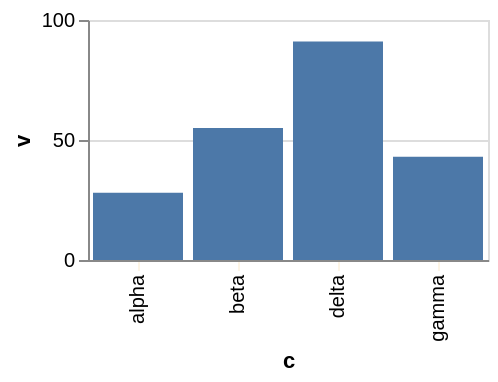

Source (Vega-Lite JSON):
### Vega-Lite specification from a JSON file in a GitHub repository (floating-point values rounded to 4 significant figures)
{"$schema": "https://vega.github.io/schema/vega-lite/v6.json", "width": 200, "height": 120, "data": {"values": [{"c": "alpha", "v": 28, "w": 3, "t": "2024-01-07"}, {"c": "beta", "v": 55, "w": 7, "t": "2024-03-19"}, {"c": "gamma", "v": 43, "w": 5, "t": "2024-06-02"}, {"c": "delta", "v": 91, "w": 9, "t": "2024-09-11"}]}, "mark": "bar", "encoding": {"x": {"field": "c", "type": "nominal", "axis": {"tickColor": "oldlace"}}, "y": {"field": "v", "type": "quantitative"}}}
